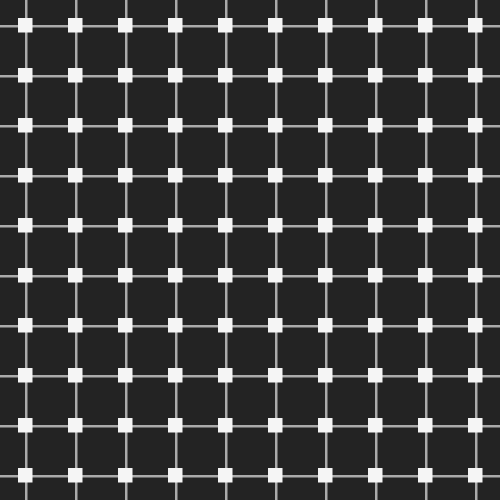
#> input picture data/reference_001.png, 1000 x 1000 px (shown at 1/2 size)
$ python localize_rotation.py
#> lines starting #> are read from the running program, lines starting #| are printed output that depends on the picture
import cv2
import numpy as np
import json

# ============================================================
# DRIFT-SENSE
# STEP 8 - ROTATION-AWARE LOCALIZATION
# ============================================================

REFERENCE_PATH = "data/reference_001.png"
SEARCH_PATH = "data/search_001.png"
METADATA_PATH = "data/metadata_001.json"


# ------------------------------------------------------------
# Configuration
# ------------------------------------------------------------

TARGET_SIZE = 100

# Test multiple possible rotations
ROTATION_ANGLES = np.arange(
    -4.0,
    4.01,
    0.5
)


# ------------------------------------------------------------
# 1. Load images
# ------------------------------------------------------------

reference = cv2.imread(
    REFERENCE_PATH,
    cv2.IMREAD_GRAYSCALE
)
#> reference is the input picture: shape (1000, 1000); min 35, max 245, mean 62.2

search = cv2.imread(
    SEARCH_PATH,
    cv2.IMREAD_GRAYSCALE
)
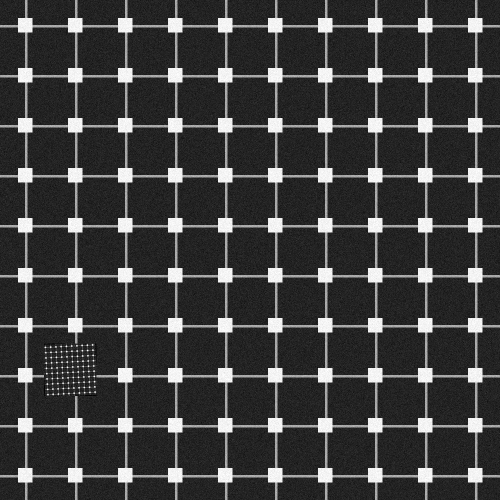
#> input picture data/search_001.png, 1000 x 1000 px (shown at 1/2 size)
#> search is the input picture: shape (1000, 1000); min 0, max 255, mean 61.7


if reference is None:
    raise FileNotFoundError(
        "Reference image could not be loaded."
    )

if search is None:
    raise FileNotFoundError(
        "Search image could not be loaded."
    )


# ------------------------------------------------------------
# 2. Resize reference
# ------------------------------------------------------------

reference_small = cv2.resize(
    reference,
    (TARGET_SIZE, TARGET_SIZE),
    interpolation=cv2.INTER_AREA
)
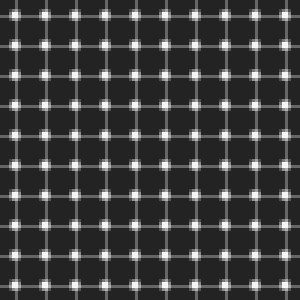
#> reference_small: shape (100, 100) (shown 3 times larger); min 35, max 245, mean 62.2


# ------------------------------------------------------------
# 3. Function to rotate template
# ------------------------------------------------------------

def rotate_image(image, angle):

    height, width = image.shape

    center = (
        width // 2,
        height // 2
    )

    matrix = cv2.getRotationMatrix2D(
        center,
        angle,
        1.0
    )

    rotated = cv2.warpAffine(
        image,
        matrix,
        (width, height),
        flags=cv2.INTER_LINEAR,
        borderMode=cv2.BORDER_CONSTANT,
        borderValue=35
    )

    return rotated


# ------------------------------------------------------------
# 4. Search across rotation angles
# ------------------------------------------------------------

best_score = -1

best_angle = None

best_location = None


for angle in ROTATION_ANGLES:

    rotated_template = rotate_image(
        reference_small,
        angle
    )


    result = cv2.matchTemplate(
        search,
        rotated_template,
        cv2.TM_CCOEFF_NORMED
    )


    min_value, max_value, min_location, max_location = (
        cv2.minMaxLoc(result)
    )


    if max_value > best_score:

        best_score = max_value

        best_angle = angle

        best_location = max_location
#> this loop made 17 passes
#> (min_value, max_value, min_location, best_score, best_location) on passes 1 to 12: (-0.107, 0.105, (54, 735), 0.105, (90, 736)), (-0.118, 0.11, (64, 736), 0.11, (69, 740)), (-0.128, 0.117, (64, 736), 0.117, (69, 740)), (-0.133, 0.124, (64, 736), 0.124, (70, 740)), (-0.14, 0.131, (64, 725), 0.131, (70, 740)), (-0.146, 0.142, (65, 715), 0.142, (70, 730)), (-0.159, 0.169, (64, 664), 0.169, (131, 668)), (-0.172, 0.203, (116, 683), 0.203, (131, 668)), (-0.175, 0.22, (106, 694), 0.22, (131, 668)), (-0.201, 0.271, (96, 694), 0.271, (120, 668)), (-0.217, 0.313, (96, 694), 0.313, (110, 668)), (-0.223, 0.343, (96, 694), 0.343, (110, 668))
#> (min_value, max_value, min_location, max_location) on passes 16 to 17: (-0.23, 0.381, (96, 694), (110, 668)), (-0.227, 0.361, (96, 694), (113, 719))
#> pass 1, in rotate_image, `rotated = cv2.warpAffine( image, matrix, (width, height), flags=cv2.IN..`:
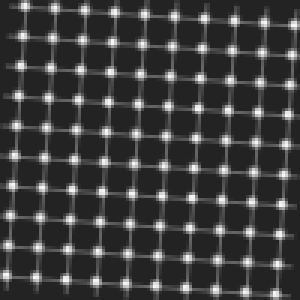
#> rotated: shape (100, 100) (shown 3 times larger); min 35, max 245, mean 62
#> pass 1, `result = cv2.matchTemplate( search, rotated_template, cv2.TM_CCOEFF_NO..`:
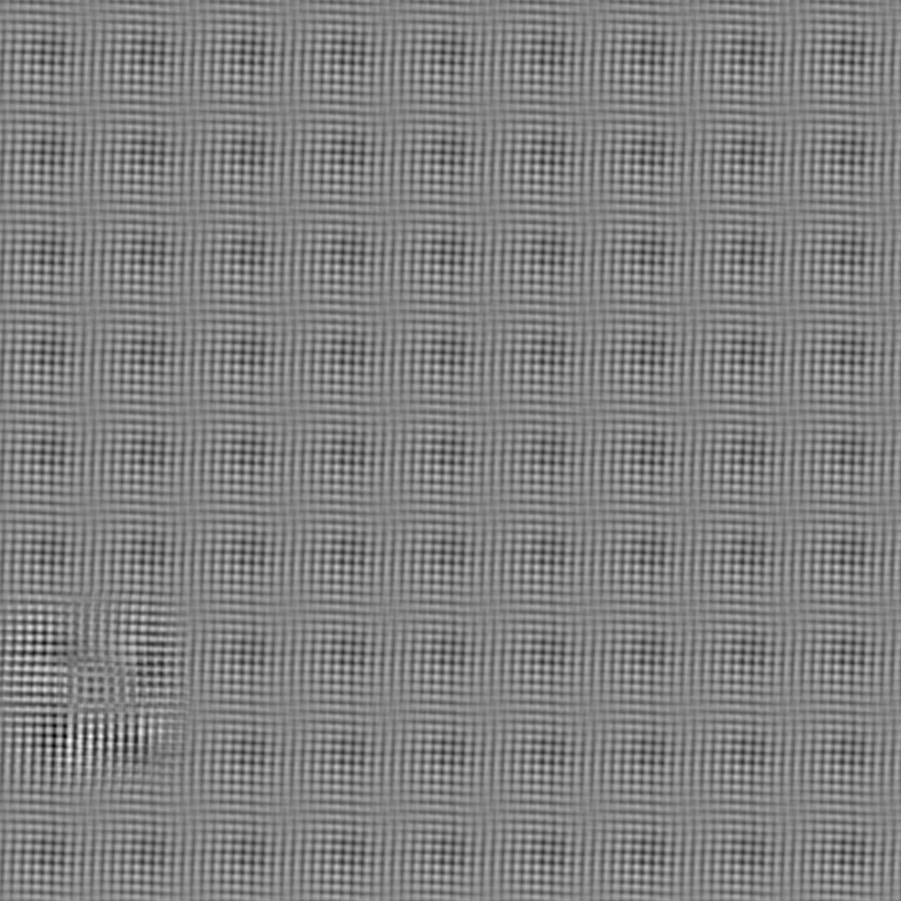
#> result: shape (901, 901) float32; min -0.107, max 0.105, mean -5.9e-06; drawn with min black and max white
#> pass 2, in rotate_image (call 2), `rotated = cv2.warpAffine( image, matrix, (width, height), flags=cv2.IN..`:
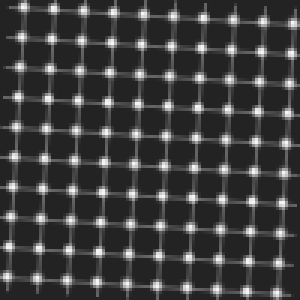
#> rotated: shape (100, 100) (shown 3 times larger); min 35, max 245, mean 62
#> after the loop:
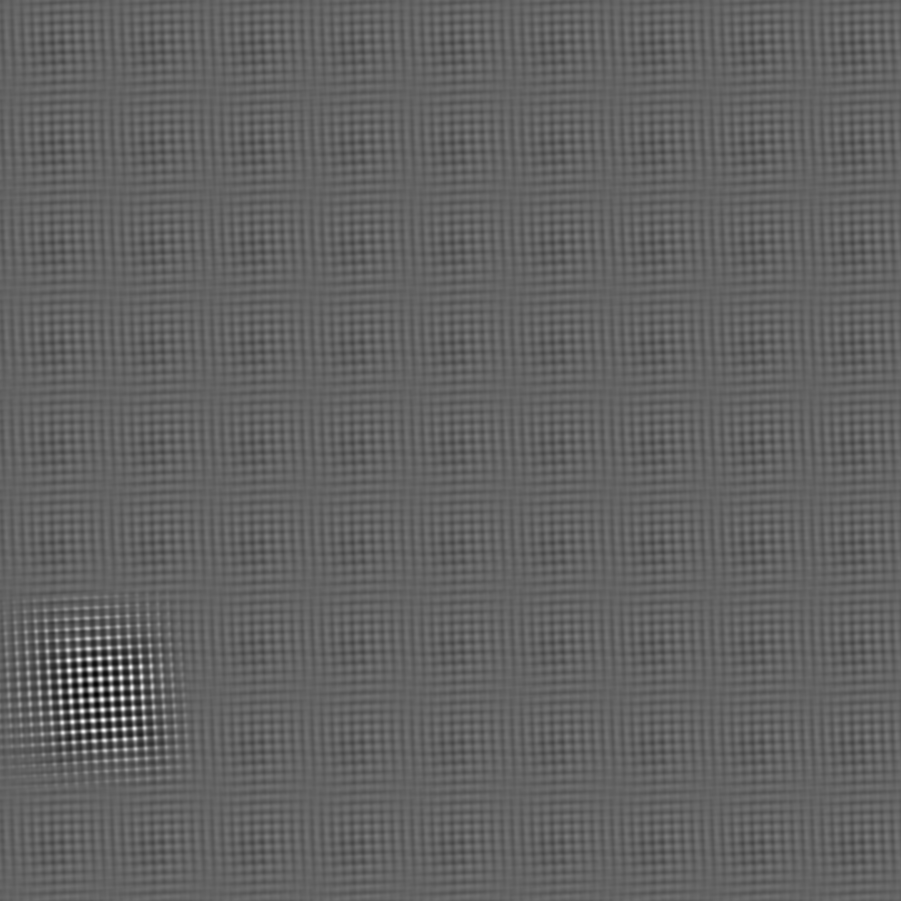
#> result: shape (901, 901) float32; min -0.227, max 0.361, mean -1.83e-05; drawn with min black and max white
#> after the loop, best_angle = 3; best_score = 0.391


# ------------------------------------------------------------
# 5. Calculate predicted centre
# ------------------------------------------------------------

top_left_x = best_location[0]
#> top_left_x = 110
top_left_y = best_location[1]
#> top_left_y = 668


predicted_x = (
    top_left_x
    + TARGET_SIZE // 2
)
#> predicted_x = 160

predicted_y = (
    top_left_y
    + TARGET_SIZE // 2
)
#> predicted_y = 718


# ------------------------------------------------------------
# 6. Load ground truth
# ------------------------------------------------------------

#> (the run stopped early here; a loop or call above may not have finished)
